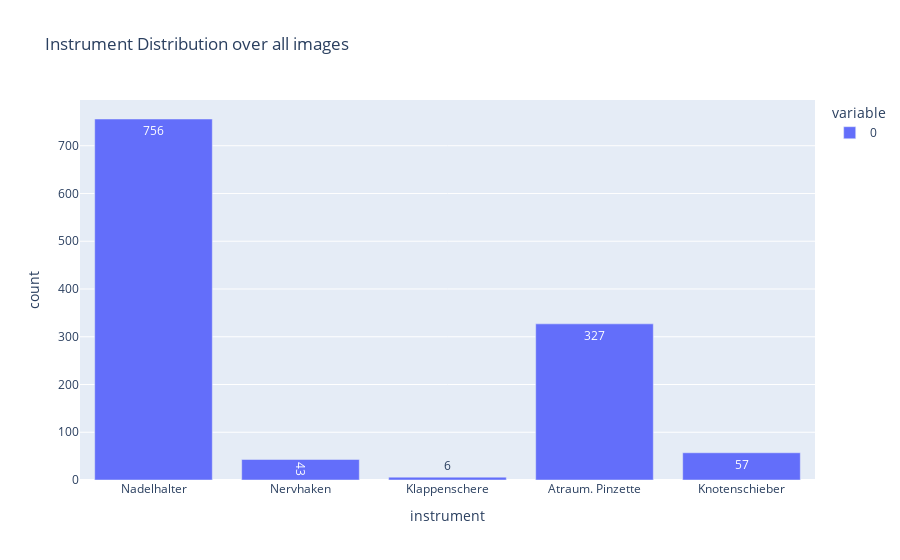

The cell this chart's notebook holds for it:
### Code cell
instrument_count_per_image_df.drop("instrument_count",axis=1).drop("file_name",axis=1).sum().plot.bar(title="Instrument Distribution over all images",text=instrument_count_per_image_df.drop("instrument_count",axis=1).drop("file_name",axis=1).sum(),labels ={"index":"instrument","value":"count"})

### Figure 1 — Plotly figure (JSON) as saved in the notebook; plotly's stock layout.template omitted (floating-point values rounded to 4 significant figures)
{"data": [{"alignmentgroup": "True", "hovertemplate": "variable=0<br>instrument=%{x}<br>count=%{y}<br>text=%{text}<extra></extra>", "legendgroup": "0", "marker": {"color": "#636efa"}, "name": "0", "offsetgroup": "0", "orientation": "v", "showlegend": true, "text": [756, 43, 6, 327, 57], "textposition": "auto", "type": "bar", "x": ["Nadelhalter", "Nervhaken", "Klappenschere", "Atraum. Pinzette", "Knotenschieber"], "xaxis": "x", "y": [756, 43, 6, 327, 57], "yaxis": "y"}], "layout": {"barmode": "relative", "legend": {"title": {"text": "variable"}, "tracegroupgap": 0}, "title": {"text": "Instrument Distribution over all images"}, "xaxis": {"anchor": "y", "domain": [0, 1], "title": {"text": "instrument"}}, "yaxis": {"anchor": "x", "domain": [0, 1], "title": {"text": "count"}}}}
